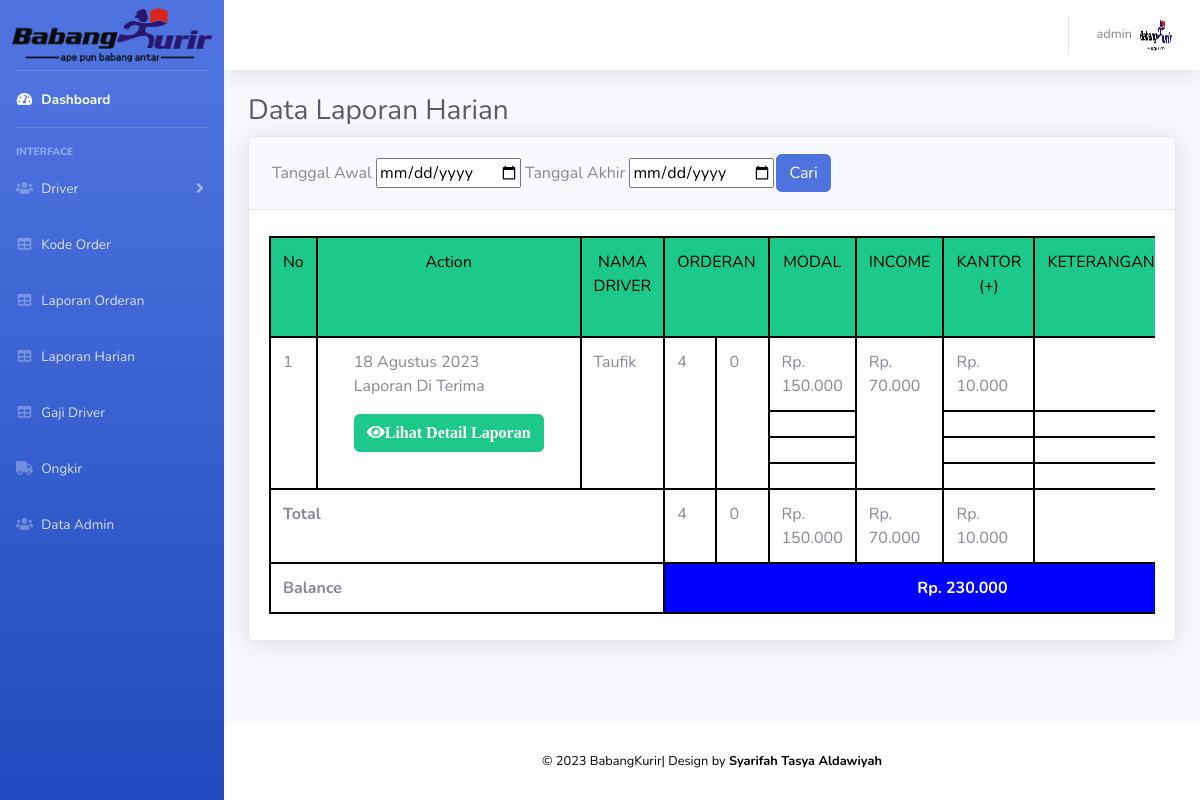
The app's page /beranda.php?page=page/laporanharian/indexadmin (signed in) with its own data.
### tables this page shows
CREATE TABLE `detaillaporanharian` (
  `id_laporanharian` int(11) NOT NULL,
  `tgllaporanharian` date NOT NULL,
  `id_driver` varchar(225) NOT NULL,
  `modal` varchar(225) NOT NULL,
  `kantorplus` varchar(225) NOT NULL,
  `keterangan` varchar(225) NOT NULL,
  `bon` varchar(225) NOT NULL,
  `qris` varchar(225) NOT NULL,
  `man` varchar(225) NOT NULL,
  `bca` varchar(225) NOT NULL,
  `bpd` varchar(225) NOT NULL,
  `bri` varchar(225) NOT NULL,
  `dll` varchar(225) NOT NULL,
  `kantorminus` varchar(225) NOT NULL,
  `keteranganmin` varchar(225) NOT NULL
);

CREATE TABLE `laporanharian` (
  `id_laporan` int(11) NOT NULL,
  `id_driver` varchar(225) NOT NULL,
  `tgllaporan` date NOT NULL,
  `komisi` varchar(225) NOT NULL,
  `setoran` varchar(225) NOT NULL,
  `neracamin` varchar(225) NOT NULL,
  `neracaplus` int(225) NOT NULL,
  `income` varchar(225) NOT NULL,
  `bon` varchar(11) NOT NULL,
  `gaji` varchar(225) NOT NULL,
  `anaksekolah` varchar(225) NOT NULL,
  `jmlorderan` varchar(20) NOT NULL,
  `status` varchar(225) NOT NULL,
  `kettolak` varchar(225) NOT NULL
);

CREATE TABLE `driver` (
  `id_driver` int(11) NOT NULL,
  `nobb` varchar(12) NOT NULL,
  `password` varchar(225) NOT NULL,
  `nama_driver` varchar(225) NOT NULL,
  `id_level` varchar(225) NOT NULL,
  `no_hp` varchar(225) NOT NULL,
  `foto` varchar(225) NOT NULL,
  `alamat` varchar(225) NOT NULL,
  `ktp` varchar(225) NOT NULL,
  `ttl` varchar(225) NOT NULL,
  `jk` varchar(225) NOT NULL
);

### config/tgl_indo.php (called while the page is built)
<?php
	function tgl_indonesia($tgl){
		$tanggal = substr($tgl,8,2);
		$nama_bulan = array("Januari", "Februari", "Maret", "April", "Mei",
                "Juni", "Juli", "Agustus", "September",
                "Oktober", "November", "Desember");
		$bulan = $nama_bulan[substr($tgl,5,2) - 1];
		$tahun = substr($tgl,0,4);
		return $tanggal.' '.$bulan.' '.$tahun;
	}
?>

### page/laporanharian/indexadmin.php (the view, shortened to what this page needs)
    <div class="container-fluid">
                    <h1 class="h3 mb-2 text-gray-800">Data Laporan Harian</h1>
                    <div class="card shadow mb-4">
                        <div class="card-header py-3">
                          <form action="" method="post" enctype="multipart/form-data">
                                <table>
                                    <tr>
                                    <td></td>
                                    <td>Tanggal Awal <input type="date" name="tglawal" <?php  if(isset($_POST['pencarian'])){?> value="<?= $_POST['tglawal']?>"<?php }else{}?> ></td>
                                    <td></td>
                                    <td>Tanggal Akhir <input type="date" name="tgllakhir" <?php  if(isset($_POST['pencarian'])){?> value="<?= $_POST['tgllakhir']?>"<?php }else{}?>>
                                </td>
                                <td><input type="submit" class="btn btn-primary" name="pencarian" value="Cari"></td>
                                </tr>
                                </table>
                            </form>
                        </div>
                        <div class="card-body" style="background-color: ;">
                            <div class="table-responsive">
<table style='border:solid black 1.0pt;' class="table table-bordered" id="dataTable" width="100%" border="1" cellspacing="0" >
<tr style="background-color: #1cc88a; color: black; text-align: center;">
  <td  style='border:solid black 1.0pt;' rowspan="2">No</td>
  <td  style='border:solid black 1.0pt;' rowspan="2">Action</td>
  <td  style='border:solid black 1.0pt;' rowspan="2">NAMA DRIVER</td>
  <td style='border:solid black 1.0pt;' colspan="2" rowspan="2" >ORDERAN</td>
  <td style='border:solid black 1.0pt;' rowspan="2" >MODAL</td>
  <td style='border:solid black 1.0pt;' rowspan="2">INCOME</td>
  <td style='border:solid black 1.0pt;' rowspan="2" > KANTOR (+)</td>
  <td style='border:solid black 1.0pt;' nowrap rowspan="2" > KETERANGAN KANTOR (+)</td>
 </tr>
<tr style='border:solid black 1.0pt;text-align:center;background-color: #f6c23e; color: black;'>
 </tr>
          <?php error_reporting(0);
           $tgl_awal=$_POST['tglawal'];
    $tgl_akhir=$_POST['tgllakhir'];
            $no =1;
            if(isset($_POST['pencarian'])){
               $level_driver=$koneksi->query("SELECT * FROM laporanharian as l,driver as d where  l.id_driver=d.id_driver and tgllaporan between '$tgl_awal' and '$tgl_akhir' ");
            }else{
            $level_driver=$koneksi->query("SELECT * FROM laporanharian as l,driver as d where l.id_driver=d.id_driver  order by tgllaporan desc");
}
            while($m=mysqli_fetch_array($level_driver)){
              $income+=$m['income'];
              $jml_order+=$m['jmlorderan'];
              $kode_order+=$m['anaksekolah'];
$nom=1;
              $level_dri=$koneksi->query("SELECT * FROM detaillaporanharian where   id_driver='$m[id_driver]' and tgllaporanharian='$m[tgllaporan]'  order by id_laporanharian asc");
            while($mon=mysqli_fetch_array($level_dri)){
              $modal+=$mon['modal'];
              $kantorplus+=$mon['kantorplus'];
          ?>
<tr>
  <?php if($nom == 1){?>
  <td style='border:solid black 1.0pt;' nowrap rowspan="4"><?= $no;?></td>
  <td style='border:solid black 1.0pt;' nowrap rowspan="4">
                                    <div class="container"><?= tgl_indonesia($m['tgllaporan']);?><br>
       <?php if($m['status']=="Terlapor"){?>
    Laporan Belum di Validasi<br>
        <button type="button" class="btn btn-warning" data-toggle="modal" data-target="#myModal<?= $nom;?>">
          <i class="fa fa-check">Validasi Laporan</i>
        </button>
<?php }else{ echo "Laporan $m[status]";}?><br><p></p>
<a href="?page=page/laporanharian/detailadmin&id_driver=<?php echo $m['id_driver'];?>&tanggal=<?php echo $m['tgllaporan'];?>&data=Edit Data Laporan Harian" class="btn btn-success">
                                        <i class="fas fa-eye">Lihat Detail Laporan</i>
                                    </a>
    </div>
                                     </td>
  <td style='border:solid black 1.0pt;' nowrap rowspan="4"><?= $m['nama_driver'];?></td>
  <td style='border:solid black 1.0pt;' rowspan="4"><?= $m['jmlorderan'];?></td>
  <td style='border:solid black 1.0pt;' rowspan="4"><?= $m['anaksekolah'];?></td>
<?php }else{}?>
  <td style='border:solid black 1.0pt;'><?php if(empty($mon['modal'])){}else{ ?>Rp. <?=number_format($mon['modal'],0,",",".");}?></td>
  <?php if($nom == 1){?>
  <td style='border:solid black 1.0pt;'rowspan="4"><?php if(empty($m['income'])){}else{ ?>Rp. <?=number_format($m['income'],0,",",".");}?></td>
<?php }else{}?>
  <td style='border:solid black 1.0pt;'><?php if(empty($mon['kantorplus'])){}else{ ?>Rp. <?=number_format($mon['kantorplus'],0,",",".");}?></td>
  <td style='border:solid black 1.0pt;' nowrap><?= $mon['keterangan'];?></td>
 </tr>
<?php $nom++; }?>
 <?php $no++; } ?>
<tr>
  <td style='border:solid black 1.0pt;' nowrap colspan="3"><b>Total</b></td>
  <td style='border:solid black 1.0pt;'><?= $jml_order;?></td>
  <td style='border:solid black 1.0pt;' ><?= $kode_order ?></td>
  <td style='border:solid black 1.0pt;'>Rp. <?= number_format($modal,0,",",".");?></td>
  <td style='border:solid black 1.0pt;'>Rp. <?= number_format($income,0,",",".");?></td>
  <td style='border:solid black 1.0pt;'>Rp. <?= number_format($kantorplus,0,",",".");?></td>
  <td style='border:solid black 1.0pt;' nowrap></td>
 </tr>
 <tr>
  <td style='border:solid black 1.0pt;' nowrap colspan="3"><b>Balance</b></td>
  <td style='border:solid black 1.0pt;background-color: blue;' nowrap colspan="6"><center><b style="color: white;">Rp. <?= number_format($modal+$income+$kantorplus,0,",",".");?></b></center></td>
 </tr>
</table>
                            </div>
                        </div>
                    </div>
                </div>

### records on screen
laporanharian: tgllaporan "18 Agustus 2023", status "Di Terima", jmlorderan "4", anaksekolah "0", income "70.000"
detaillaporanharian: id_driver.nama_driver "Taufik", modal "150.000", kantorplus "10.000"

### other values on screen
$_SESSION['nama'] "admin"
$jml_order "4"
$kode_order "0"
$modal "150.000"
$income "70.000"
$kantorplus "10.000"
$modal+$income+$kantorplus "230.000"
$fromYear "2023"
